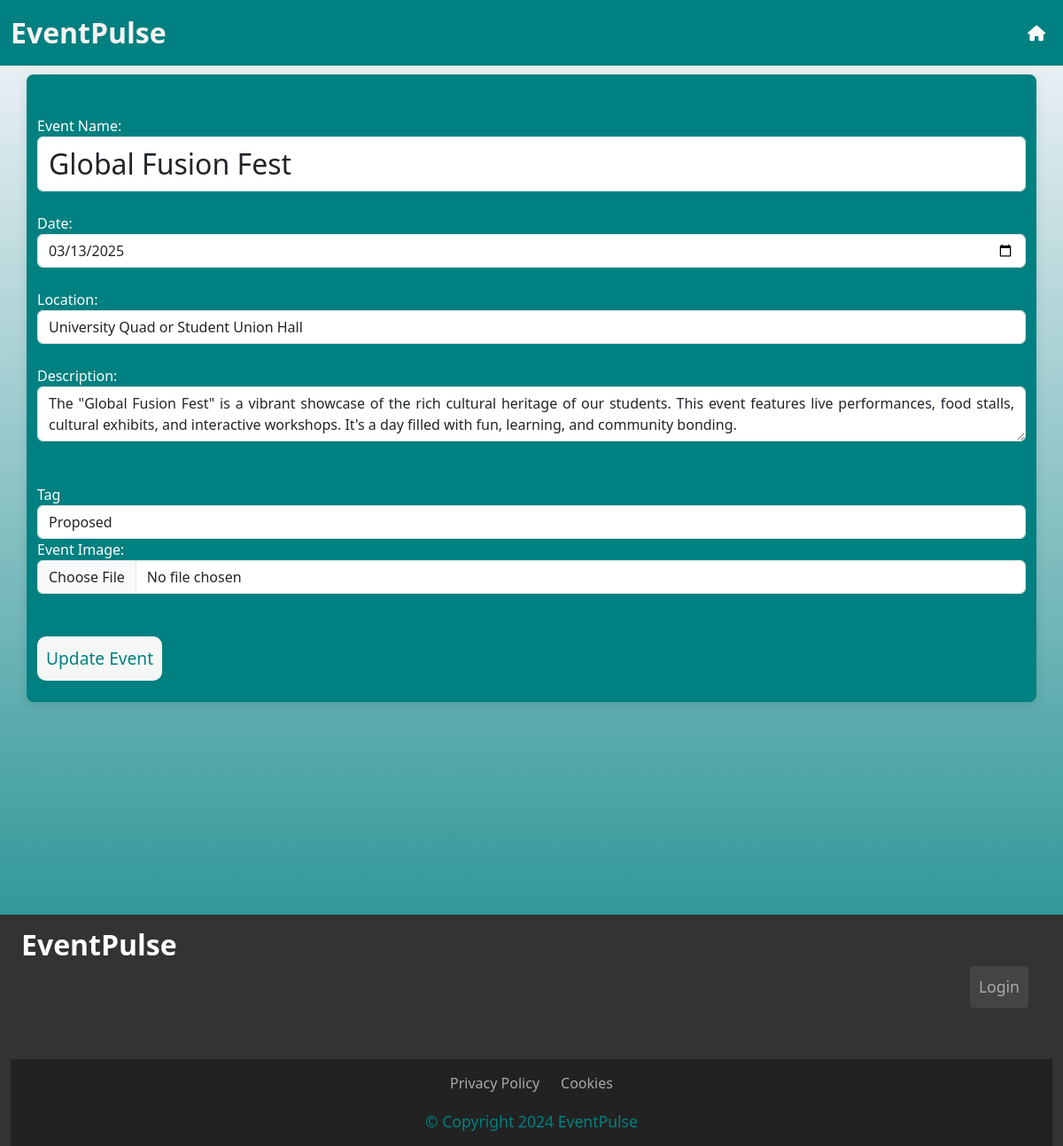
The app's page /events/edit/10 with its own data.
### app.py (models this page shows)
class Event(db.Model):
    eventId = db.Column(db.Integer, primary_key=True)
    eventName = db.Column(db.String(100), nullable=False)
    description = db.Column(db.Text)
    date = db.Column(db.Date, nullable=False)
    location = db.Column(db.String(100), nullable=False)
    tag = db.Column(db.Enum(EventStatus), nullable=False)
    image_url = db.Column(db.String(255), nullable=True)
    votes = db.Column(db.Integer, default=0)

### app.py (the view, shortened to what this page needs)
@app.route('/events/edit/<int:event_id>', methods=['GET', 'POST'])
def edit_event(event_id):
    Events = select(Event).filter(Event.eventId == event_id)
    event = db.session.execute(Events).scalar_one_or_none()
    if event is None:
        return redirect(url_for('admin_index'))  # or handle 404
    return render_template('edit_event.html', event=event, EventStatus=EventStatus)

### app.py (called while the page is built)
@app.before_request
def update_event_tags():
    db.create_all()
    today = date.today()
    events_to_update = Event.query.filter(
        Event.date < today,
        Event.tag.in_([EventStatus.Proposed, EventStatus.Confirmed])
    ).all()
    for event in events_to_update:
        event.tag = EventStatus.Past  # Change the tag to 'Past'
    db.session.commit()

### templates/edit_event.html (shortened to what this page needs)
{% extends 'base.html' %}
{% block content %}
<div class="container addEventContainer">
    <h2>Edit Event</h2>
    <form method="post" enctype="multipart/form-data">
        <label for="eventName">Event Name:</label><br>
        <input type="text" id="eventName" name="eventName" class="form-control" value="{{ event.eventName }}"
            required><br>
        <label for="date">Date:</label><br>
        <input type="date" id="date" name="date" class="form-control" value="{{ event.date }}" required><br>
        <label for="location">Location:</label><br>
        <input type="text" id="location" name="location" class="form-control" value="{{ event.location }}" required><br>
        <label for="description">Description:</label><br>
        <textarea id="description" name="description" class="form-control">{{ event.description }}</textarea><br><br>
        <div class="form-group">
            <label for="tag">Tag</label>
            <select class="form-control" id="tag" name="tag" required>
                {% for status in EventStatus %}
                <option value="{{ status.name }}" class="form-control" {% if event.tag==status %}selected{% endif %}>{{
                    status.value }}</option>
                {% endfor %}
            </select>
        </div>
        <label for="image">Event Image:</label><br>
        <input type="file" id="image_url" name="image_url" class="form-control" accept="image/*"><br><br>
        <input type="submit" class="btn-add" value="Update Event"><br><br>
    </form>
</div>
{% endblock %}

### static/css/style.css (style rules this page uses)
body { background: rgb(246, 246, 250); background: linear-gradient(180deg, rgba(246, 246, 250, 1) 0%, rgba(0, 128, 128, 1) 100%); color: #f9f9f9; margin: 0; padding: 0; font-family: 'Open Sans', sans-serif; width: 100%; height: 100%; }
.btn-add { height: 50px !important; border-radius: 10px !important; font-size: 1.2rem !important; background-color: #f5f7f7 !important; border: none; color: #008080 !important; padding: 10px; }
h2 { color: #008080 !important; font-size: 24px; }
.addEventContainer { margin-bottom: 20%; margin-top: 10px; box-shadow: 0px 4px 12px rgba(0, 0, 0, 0.1); border-radius: 8px; background-color: #008080; color: white; }
#eventName { font-size: 32px !important; }
#description { text-align: justify; }

### records on screen
Event: eventName "Global Fusion Fest", date "03/13/2025", location "University Quad or Student Union Hall", description "The \"Global Fusion Fest\" is a vibrant showcase of the rich cultural heritage of our students. This event features live performances, food stalls, cultural exhibits, and interactive workshops. It's a day filled with fun, learning, and community bonding.", tag "Proposed"
